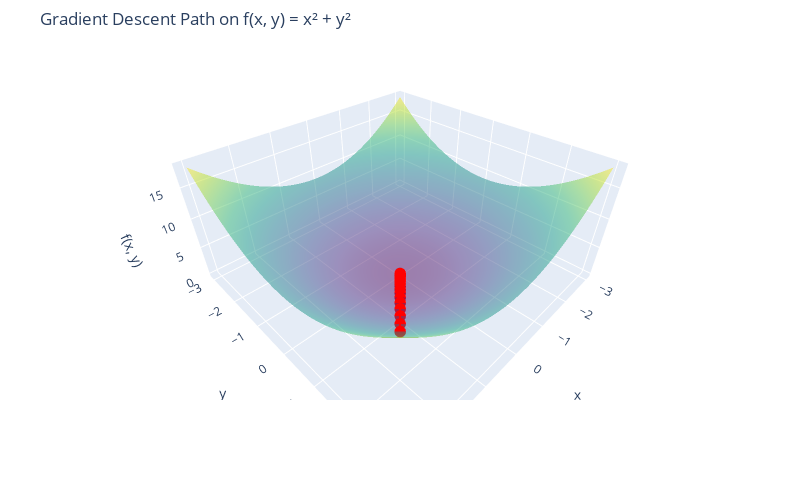

Source (notebook cell):
### Code cell
# Extract x, y, and z = f(x, y) from history
x_path = [w[0] for w in history]
y_path = [w[1] for w in history]
z_path = [objective_fn(w) for w in history]

# Surface for f(x, y)
X = np.linspace(-3, 3, 100)
Y = np.linspace(-3, 3, 100)
X, Y = np.meshgrid(X, Y)
Z = X**2 + Y**2

# Create the 3D plot
fig = go.Figure()

# Function surface
fig.add_trace(go.Surface(
    z=Z, x=X, y=Y,
    colorscale='Viridis',
    opacity=0.5,
    showscale=False,
    name='Surface'))

# Descent path
fig.add_trace(go.Scatter3d(
    x=x_path,
    y=y_path,
    z=z_path,
    mode='lines+markers',
    line=dict(color='red', width=4),
    marker=dict(size=4, color='red'),
    name='Gradient Descent Path'
))

# Layout
fig.update_layout(
    title='Gradient Descent Path on f(x, y) = x² + y²',
    scene=dict(
        xaxis_title='x',
        yaxis_title='y',
        zaxis_title='f(x, y)',
        aspectmode='manual',  # Set fixed aspect ratio
        aspectratio=dict(x=1.5, y=1.5, z=0.7)  # Tweak this for better visuals
    ),
    autosize=False,
    width=800,
    height=500,
    margin=dict(l=0, r=0, b=100, t=50)
)

fig.show()

### Figure 1 — Plotly figure (JSON) as saved in the notebook; plotly's stock layout.template omitted (floating-point values rounded to 4 significant figures; data arrays with more than 128 entries replaced by an {"elided": "..."} marker saying what was removed)
{"data": [{"colorscale": [[0, "#440154"], [0.1111, "#482878"], [0.2222, "#3e4989"], [0.3333, "#31688e"], [0.4444, "#26828e"], [0.5556, "#1f9e89"], [0.6667, "#35b779"], [0.7778, "#6ece58"], [0.8889, "#b5de2b"], [1, "#fde725"]], "name": "Surface", "opacity": 0.5, "showscale": false, "type": "surface", "x": {"elided": "100x100 float values"}, "y": {"elided": "100x100 float values"}, "z": {"elided": "100x100 float values"}}, {"line": {"color": "red", "width": 4}, "marker": {"color": "red", "size": 4}, "mode": "lines+markers", "name": "Gradient Descent Path", "type": "scatter3d", "x": [2, 1.6, 1.28, 1.024, 0.8192, 0.6554, 0.5243, 0.4194, 0.3355, 0.2684, 0.2147, 0.1718, 0.1374, 0.11, 0.08796, 0.07037, 0.05629, 0.04504, 0.03603, 0.02882, 0.02306, 0.01845, 0.01476, 0.01181, 0.009445, 0.007556, 0.006045, 0.004836, 0.003869, 0.003095, 0.002476], "y": [2, 1.6, 1.28, 1.024, 0.8192, 0.6554, 0.5243, 0.4194, 0.3355, 0.2684, 0.2147, 0.1718, 0.1374, 0.11, 0.08796, 0.07037, 0.05629, 0.04504, 0.03603, 0.02882, 0.02306, 0.01845, 0.01476, 0.01181, 0.009445, 0.007556, 0.006045, 0.004836, 0.003869, 0.003095, 0.002476], "z": [8, 5.12, 3.277, 2.097, 1.342, 0.859, 0.5498, 0.3518, 0.2252, 0.1441, 0.09223, 0.05903, 0.03778, 0.02418, 0.01547, 0.009904, 0.006338, 0.004056, 0.002596, 0.001662, 0.001063, 0.0006806, 0.0004356, 0.0002788, 0.0001784, 0.0001142, 7.308e-05, 4.677e-05, 2.993e-05, 1.916e-05, 1.226e-05]}], "layout": {"autosize": false, "height": 500, "margin": {"b": 100, "l": 0, "r": 0, "t": 50}, "scene": {"aspectmode": "manual", "aspectratio": {"x": 1.5, "y": 1.5, "z": 0.7}, "xaxis": {"title": {"text": "x"}}, "yaxis": {"title": {"text": "y"}}, "zaxis": {"title": {"text": "f(x, y)"}}}, "title": {"text": "Gradient Descent Path on f(x, y) = x² + y²"}, "width": 800}}
